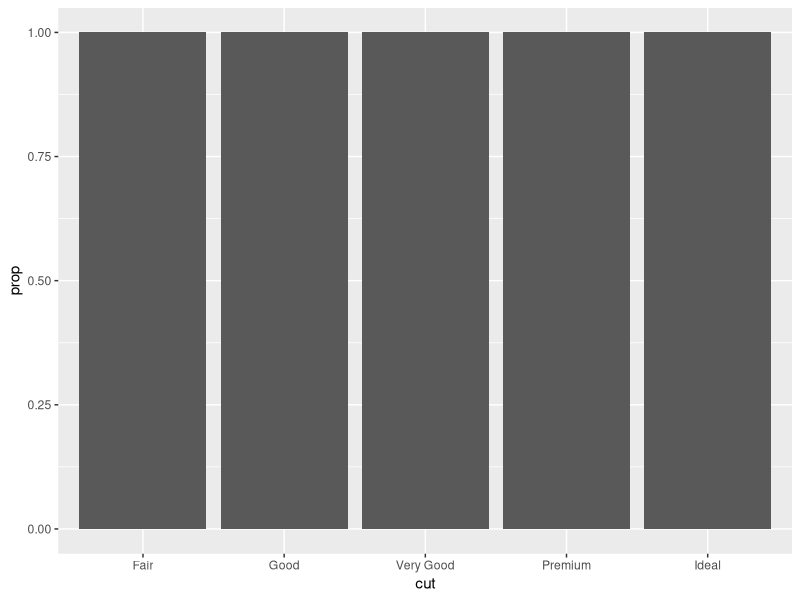
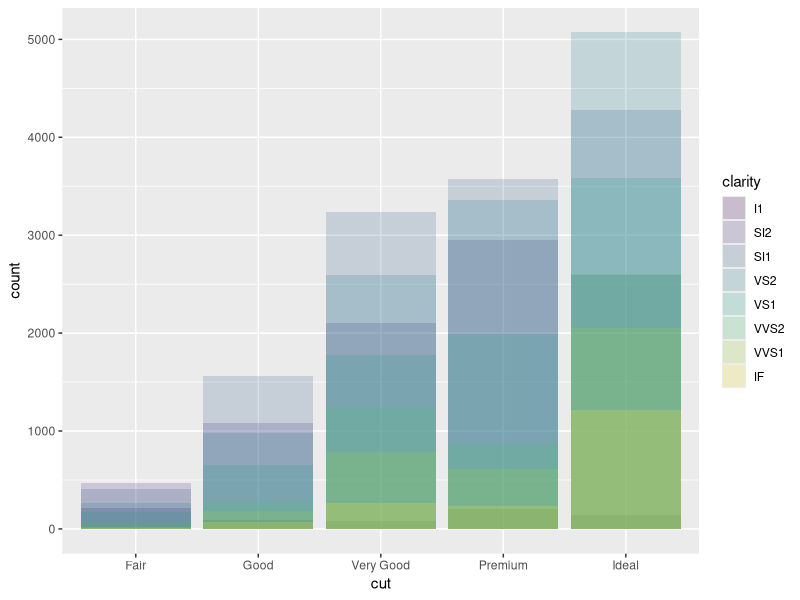
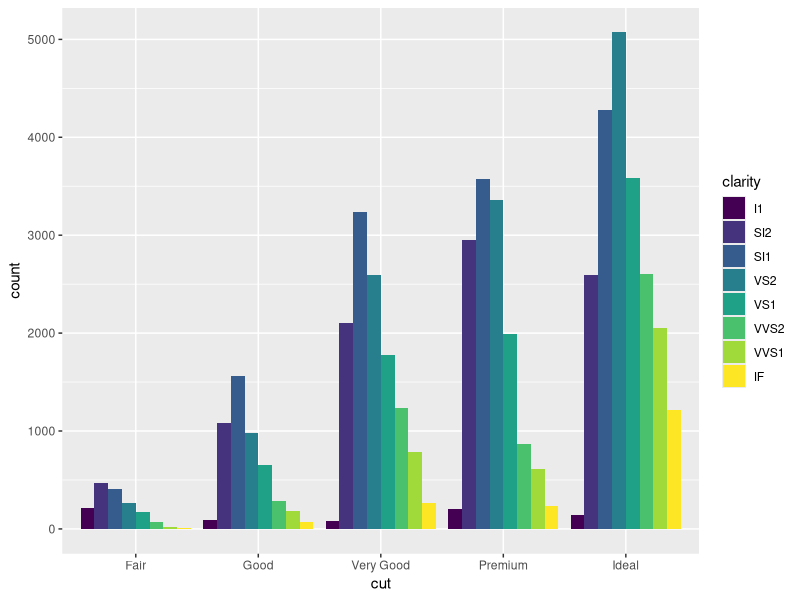
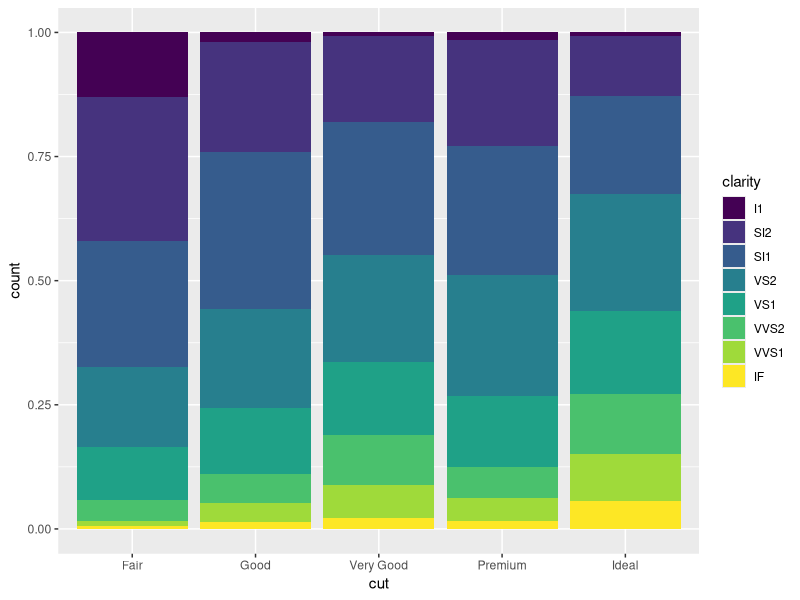
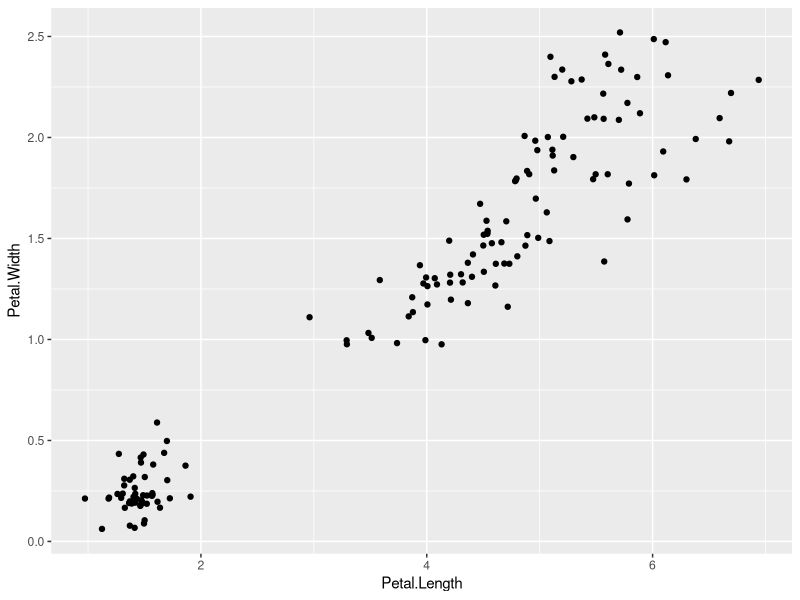
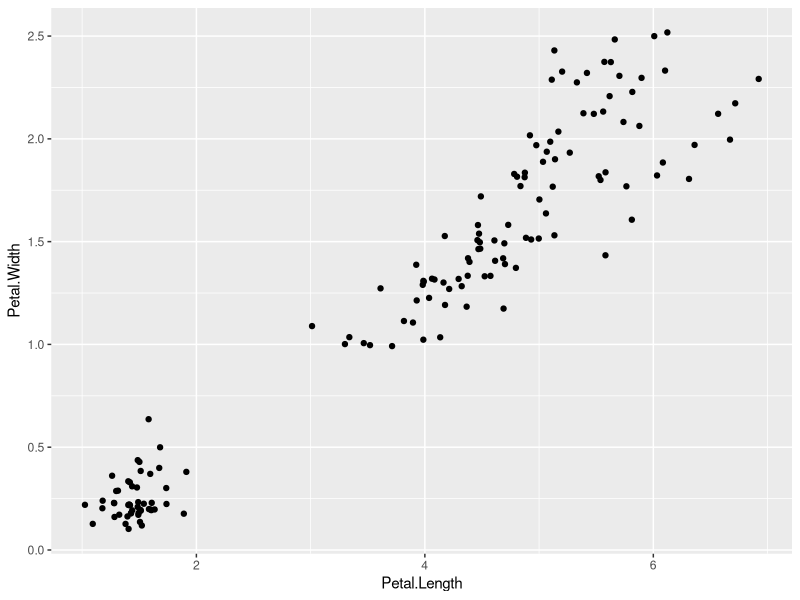
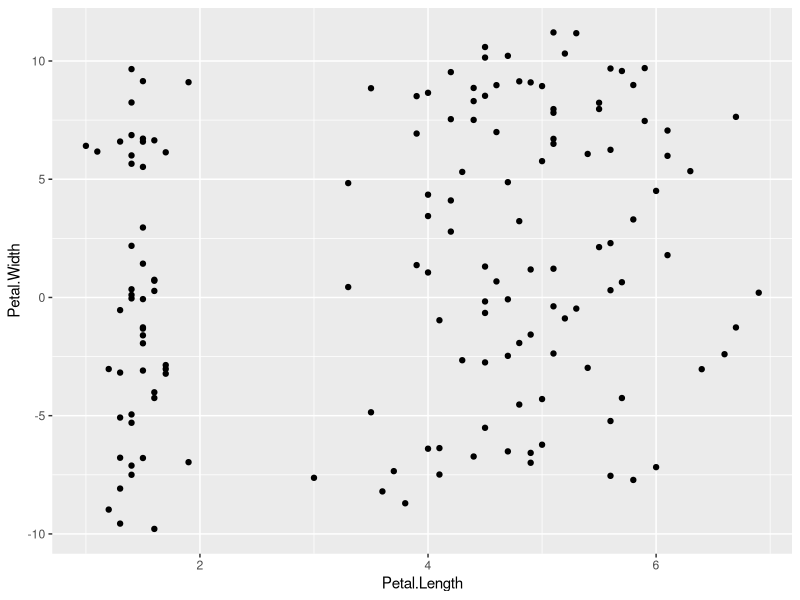
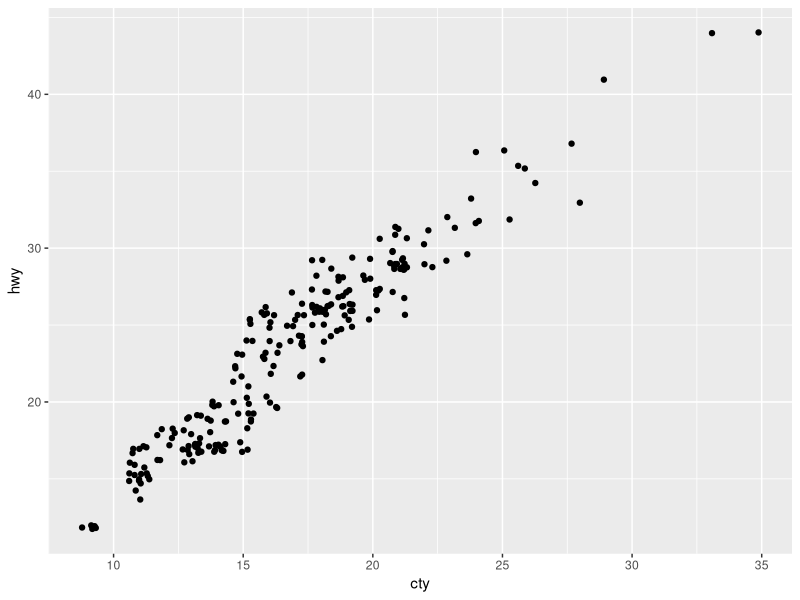

These charts were generated, in order, by the following R code:
## ---- chunk 1
library(tidyverse)
## ---- chunk 2
warning('Error in open.connection(path, "wb") : cannot open the connection')
## ---- chunk 3
ggplot(data = diamonds) +
  geom_bar(mapping = aes(x = cut, y = ..prop..))
## ---- chunk 4
ggplot(diamonds, aes(cut, fill = clarity)) +
  geom_bar(position = 'identity', alpha = 0.2)
## ---- chunk 5
ggplot(diamonds, aes(cut, fill = clarity)) +
  geom_bar(position = 'dodge')
## ---- chunk 6
ggplot(diamonds, aes(cut, fill = clarity)) +
  geom_bar(position = 'fill')
## ---- chunk 7
ggplot(iris, aes(Petal.Length, Petal.Width)) +
  geom_point(position = 'jitter')

ggplot(iris, aes(Petal.Length, Petal.Width)) +
  geom_jitter()
## ---- chunk 8
ggplot(iris, aes(Petal.Length, Petal.Width)) +
  geom_point(position = position_jitter(width = 0, height = 10))
## ---- chunk 9
ggplot(mpg, aes(cty, hwy)) +
  geom_jitter()
## ---- chunk 10
ggplot(mpg, aes(cty, hwy)) +
  geom_count()
## ---- chunk 11
diamonds %>%
  group_by(cut) %>%
  summarise(mean_price = mean(price)) %>%
  ggplot(aes(cut, mean_price)) +
    geom_col() +
    coord_flip()
## ---- chunk 12
ggplot(mpg, aes(cyl)) +
  geom_bar(colour = "black", fill = "white") +
  coord_polar()
## ---- chunk 13
ggplot(diamonds, aes(x = -1, fill = cut)) +
  geom_bar(position = 'fill') +
  coord_polar("y") + 
  labs(x = "")
## ---- chunk 14
ggplot(iris, aes(Petal.Length, Petal.Width)) +
  geom_hex() +
  theme_minimal()
## ---- chunk 15
ggplot(mpg, aes(hwy, cty)) +
  geom_point() +
  theme(panel.grid = element_line(colour = 'green'))
## ---- chunk 16
ggplot(diamonds, aes(x = -1, fill = cut)) +
  geom_bar(position = 'fill') +
  coord_polar("y") + 
  labs(x = "", y = "", fill = "Cut") +
  theme_minimal() +
  theme(
    axis.text.y = element_blank(),
    axis.text.x = element_blank(),
    panel.grid = element_blank(),
    legend.position = "bottom"
  )
